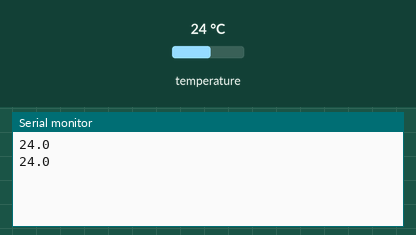
A sketch run on a simulated Arduino Uno, built with avr-gcc and run on an emulated ATmega328P. Shown: the last lines printed to the serial monitor. Inputs (shaded band) come from the test bench; at power-on: temperature 24 °C.

Above: at 5.4 s.
5.5 s: temperature set to 12 °C
At 8.0 s:
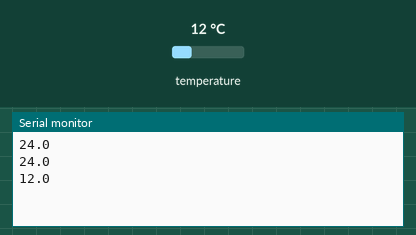
9.1 s: temperature set to 19 °C
At 10.5 s:
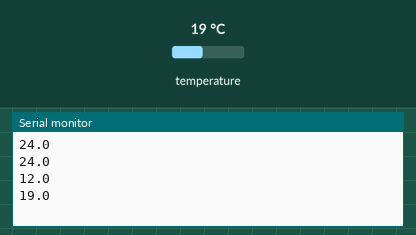
Timing chart, 0 to 12.1 s (numbered marks = the images above; inputs shaded):
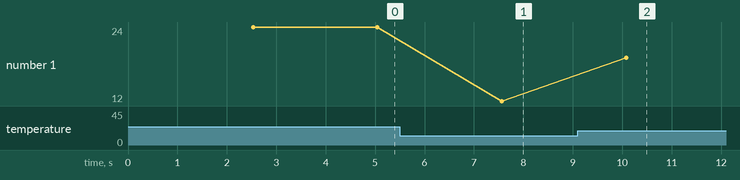

Measured:
- after the input at 5.5 s, the serial monitor: prints a new line after 2.1 s (image 1)
- after the input at 9.1 s, the serial monitor: prints a new line after 0.98 s (image 2)
- plotted number 1: 24 → 12 after the input at 5.5 s, 12 → 19 after the input at 9.1 s

The sketch:

sketch.ino
```cpp
#include <DallasTemperature.h>

#define ONE_WIRE_BUS 2
#define term_power 4

OneWire oneWire(ONE_WIRE_BUS);
DallasTemperature sensors(&oneWire);

void setup(void)
{
  Serial.begin(9600);
  sensors.begin();
  pinMode(term_power, OUTPUT);
}

float temperature()
{
  digitalWrite(term_power, HIGH);
  delay(100);
  sensors.requestTemperatures();
  delay(500);
  sensors.requestTemperatures();
  float t = float(sensors.getTempCByIndex(0));
  digitalWrite(term_power, LOW);
  delay(400);
  return (t);
}


void loop(void)
{
  Serial.println(temperature(), 1);
}
```
